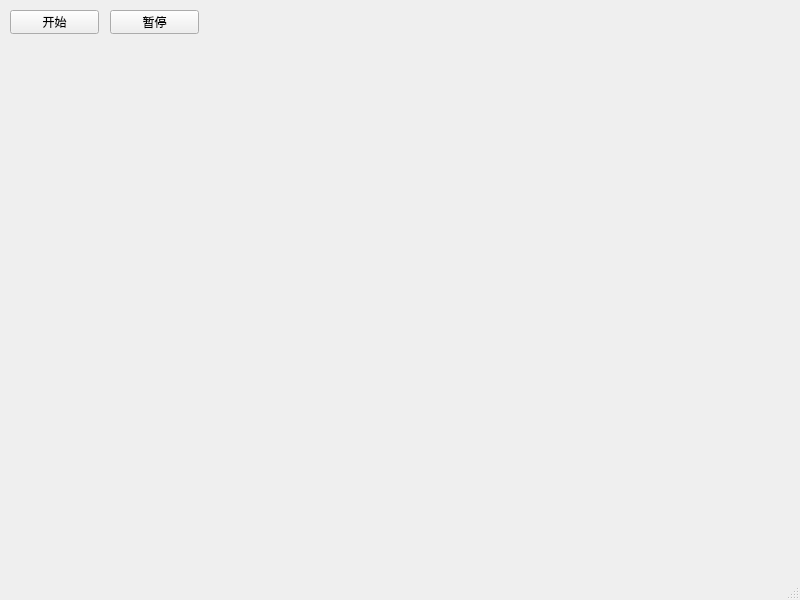
<?xml version="1.0" encoding="UTF-8"?>
<ui version="4.0">
 <class>MainWindow</class>
 <widget class="QMainWindow" name="MainWindow">
  <property name="geometry">
   <rect>
    <x>0</x>
    <y>0</y>
    <width>800</width>
    <height>600</height>
   </rect>
  </property>
  <property name="windowTitle">
   <string>MainWindow</string>
  </property>
  <widget class="QWidget" name="centralwidget">
   <widget class="QPushButton" name="start">
    <property name="geometry">
     <rect>
      <x>10</x>
      <y>10</y>
      <width>89</width>
      <height>24</height>
     </rect>
    </property>
    <property name="text">
     <string>开始</string>
    </property>
   </widget>
   <widget class="QPushButton" name="stop">
    <property name="geometry">
     <rect>
      <x>110</x>
      <y>10</y>
      <width>89</width>
      <height>24</height>
     </rect>
    </property>
    <property name="text">
     <string>暂停</string>
    </property>
   </widget>
  </widget>
  <widget class="QMenuBar" name="menubar">
   <property name="geometry">
    <rect>
     <x>0</x>
     <y>0</y>
     <width>800</width>
     <height>25</height>
    </rect>
   </property>
  </widget>
  <widget class="QStatusBar" name="statusbar"/>
 </widget>
 <resources/>
 <connections/>
</ui>
